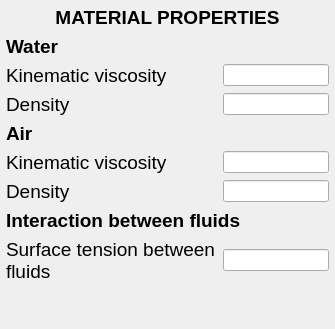
         <widget class="QWidget" name="FA_Material">
          <layout class="QVBoxLayout" name="verticalLayout_11">
           <property name="leftMargin">
            <number>6</number>
           </property>
           <property name="topMargin">
            <number>6</number>
           </property>
           <property name="rightMargin">
            <number>6</number>
           </property>
           <property name="bottomMargin">
            <number>6</number>
           </property>
           <item>
            <widget class="QLabel" name="Lbl_FA_H1">
             <property name="font">
              <font>
               <pointsize>14</pointsize>
              </font>
             </property>
             <property name="text">
              <string>&lt;html&gt;&lt;head/&gt;&lt;body&gt;&lt;p&gt;&lt;span style=&quot; font-weight:600;&quot;&gt;MATERIAL PROPERTIES&lt;/span&gt;&lt;/p&gt;&lt;/body&gt;&lt;/html&gt;</string>
             </property>
             <property name="alignment">
              <set>Qt::AlignCenter</set>
             </property>
            </widget>
           </item>
           <item>
            <widget class="QLabel" name="Lbl_FA_Water">
             <property name="font">
              <font>
               <pointsize>14</pointsize>
               <weight>75</weight>
               <bold>true</bold>
              </font>
             </property>
             <property name="text">
              <string>Water</string>
             </property>
            </widget>
           </item>
           <item>
            <layout class="QHBoxLayout" name="HLY_FA_WaterVisc" stretch="2,1">
             <item>
              <widget class="QLabel" name="Lbl_FA_WaterVisc">
               <property name="font">
                <font>
                 <pointsize>14</pointsize>
                 <italic>false</italic>
                </font>
               </property>
               <property name="text">
                <string>Kinematic viscosity</string>
               </property>
               <property name="alignment">
                <set>Qt::AlignLeading|Qt::AlignLeft|Qt::AlignVCenter</set>
               </property>
               <property name="wordWrap">
                <bool>true</bool>
               </property>
              </widget>
             </item>
             <item>
              <widget class="QLineEdit" name="Led_FA_WaterVisc"/>
             </item>
            </layout>
           </item>
           <item>
            <layout class="QHBoxLayout" name="HLY_FA_WaterDen" stretch="2,1">
             <item>
              <widget class="QLabel" name="Lbl_FA_WaterDensity">
               <property name="font">
                <font>
                 <pointsize>14</pointsize>
                 <italic>false</italic>
                </font>
               </property>
               <property name="text">
                <string>Density</string>
               </property>
               <property name="alignment">
                <set>Qt::AlignLeading|Qt::AlignLeft|Qt::AlignVCenter</set>
               </property>
               <property name="wordWrap">
                <bool>true</bool>
               </property>
              </widget>
             </item>
             <item>
              <widget class="QLineEdit" name="Led_FA_WaterDensity"/>
             </item>
            </layout>
           </item>
           <item>
            <widget class="QLabel" name="Lbl_FA_Air">
             <property name="font">
              <font>
               <pointsize>14</pointsize>
               <weight>75</weight>
               <bold>true</bold>
              </font>
             </property>
             <property name="text">
              <string>Air</string>
             </property>
            </widget>
           </item>
           <item>
            <layout class="QHBoxLayout" name="HLY_FA_AirVisc" stretch="2,1">
             <item>
              <widget class="QLabel" name="Lbl_FA_AirVisc">
               <property name="font">
                <font>
                 <pointsize>14</pointsize>
                 <italic>false</italic>
                </font>
               </property>
               <property name="text">
                <string>Kinematic viscosity</string>
               </property>
               <property name="alignment">
                <set>Qt::AlignLeading|Qt::AlignLeft|Qt::AlignVCenter</set>
               </property>
               <property name="wordWrap">
                <bool>true</bool>
               </property>
              </widget>
             </item>
             <item>
              <widget class="QLineEdit" name="Led_FA_AirVisc"/>
             </item>
            </layout>
           </item>
           <item>
            <layout class="QHBoxLayout" name="HLY_FA_AirDen" stretch="2,1">
             <item>
              <widget class="QLabel" name="Lbl_FA_AirDen">
               <property name="font">
                <font>
                 <pointsize>14</pointsize>
                 <italic>false</italic>
                </font>
               </property>
               <property name="text">
                <string>Density</string>
               </property>
               <property name="alignment">
                <set>Qt::AlignLeading|Qt::AlignLeft|Qt::AlignVCenter</set>
               </property>
               <property name="wordWrap">
                <bool>true</bool>
               </property>
              </widget>
             </item>
             <item>
              <widget class="QLineEdit" name="Led_FA_AirDen"/>
             </item>
            </layout>
           </item>
           <item>
            <widget class="QLabel" name="Lbl_FA_SurfTen_2">
             <property name="font">
              <font>
               <pointsize>14</pointsize>
               <weight>75</weight>
               <bold>true</bold>
              </font>
             </property>
             <property name="text">
              <string>Interaction between fluids</string>
             </property>
            </widget>
           </item>
           <item>
            <layout class="QHBoxLayout" name="HLY_FA_SurfTen" stretch="2,1">
             <item>
              <widget class="QLabel" name="Lbl_FA_SurfTen">
               <property name="font">
                <font>
                 <pointsize>14</pointsize>
                 <italic>false</italic>
                </font>
               </property>
               <property name="text">
                <string>Surface tension between fluids</string>
               </property>
               <property name="alignment">
                <set>Qt::AlignLeading|Qt::AlignLeft|Qt::AlignVCenter</set>
               </property>
               <property name="wordWrap">
                <bool>true</bool>
               </property>
              </widget>
             </item>
             <item>
              <widget class="QLineEdit" name="Led_FA_SurfTen"/>
             </item>
            </layout>
           </item>
           <item>
            <spacer name="VSp_FA_01">
             <property name="orientation">
              <enum>Qt::Vertical</enum>
             </property>
             <property name="sizeHint" stdset="0">
              <size>
               <width>20</width>
               <height>40</height>
              </size>
             </property>
            </spacer>
           </item>
          </layout>
         </widget>
